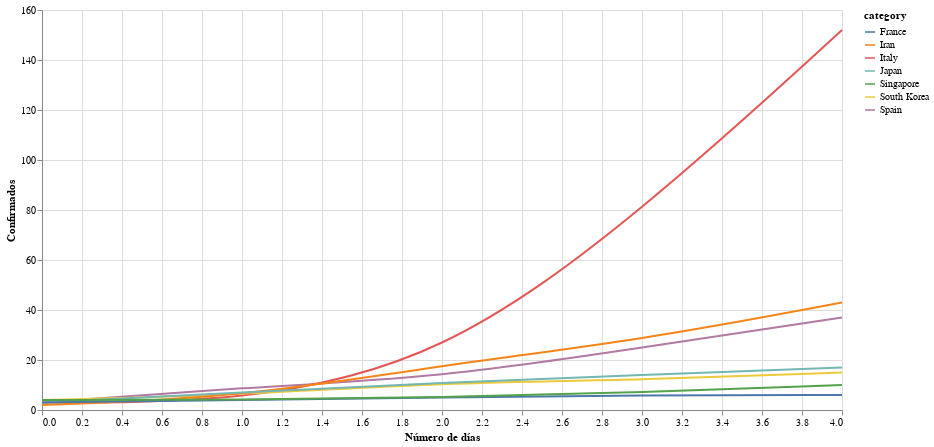

Notebook code cell kept with this figure:
### Code cell
# collapse
# plot
source = df.reset_index().melt('index', var_name='category', value_name='Confirmados')
source.index = list(source.index)
source.index = source.index.astype(int)
selection = alt.selection_multi(fields=['category'], bind='legend')

alt.Chart(source).mark_line(interpolate='basis').encode(
    alt.X('index:Q', axis=alt.Axis(tickRound=True), title='Número de días'),
    alt.Y('Confirmados:Q'),
    alt.Color('category:N'),
    opacity=alt.condition(selection, alt.value(1), alt.value(0.2))
).properties(
    width=800, height=400
).add_selection(
    selection
)

### Figure 1 — Vega-Lite specification as saved in the notebook (floating-point values rounded to 4 significant figures)
{"config": {"view": {"continuousWidth": 400, "continuousHeight": 300}}, "data": {"name": "data-cc97c51630216ee415a11fe5c8328a9f"}, "mark": {"type": "line", "interpolate": "basis"}, "encoding": {"color": {"type": "nominal", "field": "category"}, "opacity": {"condition": {"value": 1, "selection": "selector012"}, "value": 0.2}, "x": {"type": "quantitative", "axis": {"tickRound": true}, "field": "index", "title": "Número de días"}, "y": {"type": "quantitative", "field": "Confirmados"}}, "height": 400, "selection": {"selector012": {"type": "multi", "fields": ["category"], "bind": "legend"}}, "width": 800, "$schema": "https://vega.github.io/schema/vega-lite/v4.0.2.json", "datasets": {"data-cc97c51630216ee415a11fe5c8328a9f": [{"index": 0, "category": "Spain", "Confirmados": 3.0}, {"index": 1, "category": "Spain", "Confirmados": 9.0}, {"index": 2, "category": "Spain", "Confirmados": 13.0}, {"index": 3, "category": "Spain", "Confirmados": 25.0}, {"index": 4, "category": "Spain", "Confirmados": 37.0}, {"index": 0, "category": "Italy", "Confirmados": 3.0}, {"index": 1, "category": "Italy", "Confirmados": 3.0}, {"index": 2, "category": "Italy", "Confirmados": 20.0}, {"index": 3, "category": "Italy", "Confirmados": 79.0}, {"index": 4, "category": "Italy", "Confirmados": 152.0}, {"index": 0, "category": "South Korea", "Confirmados": 4.0}, {"index": 1, "category": "South Korea", "Confirmados": 6.0}, {"index": 2, "category": "South Korea", "Confirmados": 11.0}, {"index": 3, "category": "South Korea", "Confirmados": 12.0}, {"index": 4, "category": "South Korea", "Confirmados": 15.0}, {"index": 0, "category": "Iran", "Confirmados": 2.0}, {"index": 1, "category": "Iran", "Confirmados": 5.0}, {"index": 2, "category": "Iran", "Confirmados": 18.0}, {"index": 3, "category": "Iran", "Confirmados": 28.0}, {"index": 4, "category": "Iran", "Confirmados": 43.0}, {"index": 0, "category": "Japan", "Confirmados": 3.0}, {"index": 1, "category": "Japan", "Confirmados": 7.0}, {"index": 2, "category": "Japan", "Confirmados": 11.0}, {"index": 3, "category": "Japan", "Confirmados": 14.0}, {"index": 4, "category": "Japan", "Confirmados": 17.0}, {"index": 0, "category": "France", "Confirmados": 3.0}, {"index": 1, "category": "France", "Confirmados": 4.0}, {"index": 2, "category": "France", "Confirmados": 5.0}, {"index": 3, "category": "France", "Confirmados": 6.0}, {"index": 4, "category": "France", "Confirmados": 6.0}, {"index": 0, "category": "Singapore", "Confirmados": 4.0}, {"index": 1, "category": "Singapore", "Confirmados": 4.0}, {"index": 2, "category": "Singapore", "Confirmados": 5.0}, {"index": 3, "category": "Singapore", "Confirmados": 7.0}, {"index": 4, "category": "Singapore", "Confirmados": 10.0}]}}
